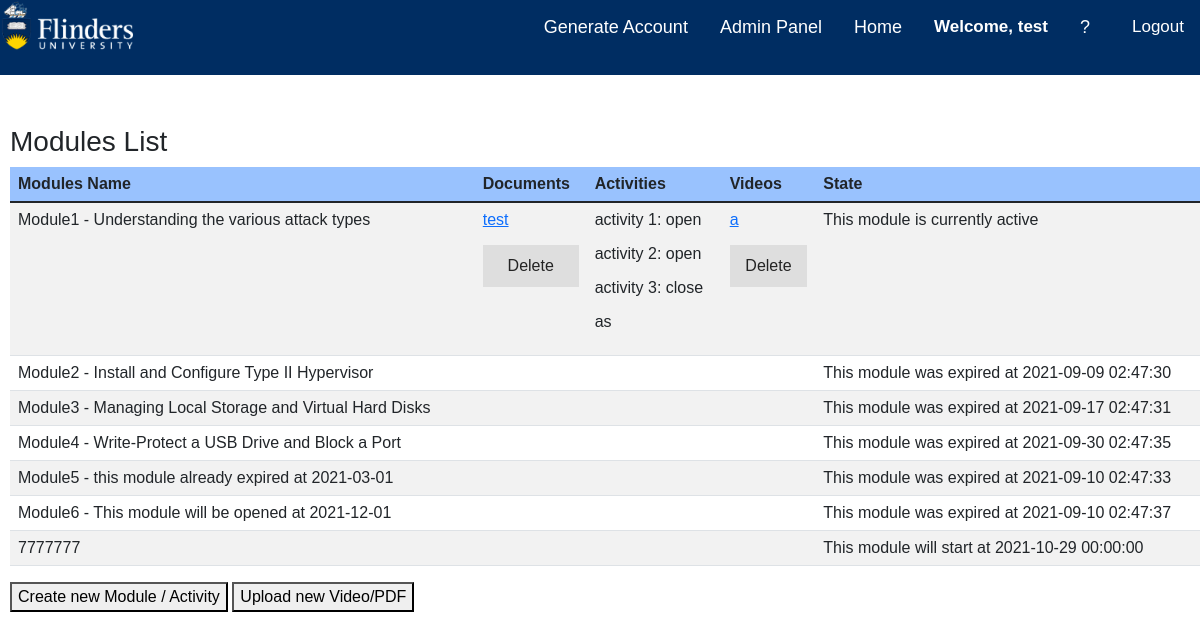
The page /moduleManage.php (signed in) on the database its author committed.
### tables this page shows
CREATE TABLE `module` (
  `module_id` int(3) NOT NULL COMMENT 'Unique number ID for all modules',
  `course_id` int(4) NOT NULL COMMENT 'Course',
  `module_name` char(100) DEFAULT NULL COMMENT 'Module name',
  `start_date` datetime DEFAULT NULL COMMENT 'Module start effective date',
  `end_date` datetime DEFAULT NULL COMMENT 'Module end effective date',
  `creted_date` datetime DEFAULT current_timestamp() COMMENT 'Module created date',
  `created_by` char(6) DEFAULT NULL COMMENT 'Module created by',
  `last_modified_date` datetime DEFAULT NULL ON UPDATE current_timestamp() COMMENT 'Module last modified date',
  `last_modified_by` char(6) DEFAULT NULL COMMENT 'Module last modified by'
);

CREATE TABLE `document` (
  `document_id` int(5) NOT NULL COMMENT 'Unique number ID for all documents',
  `activity_id` int(5) NOT NULL COMMENT 'Activity',
  `document_name` char(50) DEFAULT NULL COMMENT 'Document name',
  `description` char(50) DEFAULT NULL COMMENT 'Document description',
  `file_path` char(250) DEFAULT NULL COMMENT 'Document fie location',
  `creted_date` datetime DEFAULT current_timestamp() COMMENT 'Document created date',
  `created_by` char(6) DEFAULT NULL COMMENT 'Document created by',
  `last_modified_date` datetime DEFAULT NULL ON UPDATE current_timestamp() COMMENT 'Document last modified date',
  `last_modified_by` char(6) DEFAULT NULL COMMENT 'Document last modified by'
);

CREATE TABLE `activity` (
  `activity_id` int(5) NOT NULL COMMENT 'Unique number ID for all activities',
  `module_id` int(3) NOT NULL COMMENT 'Module',
  `activity_name` char(30) DEFAULT NULL COMMENT 'Activity name',
  `description` char(50) DEFAULT NULL COMMENT 'Activity description',
  `start_date` datetime DEFAULT NULL COMMENT 'Activity start effective date',
  `end_date` datetime DEFAULT NULL COMMENT 'Activity end effective date',
  `creted_date` datetime DEFAULT current_timestamp() COMMENT 'Activity created date',
  `created_by` char(6) DEFAULT NULL COMMENT 'Activity created by',
  `last_modified_date` datetime DEFAULT NULL ON UPDATE current_timestamp() COMMENT 'Activity last modified date',
  `last_modified_by` char(6) DEFAULT NULL COMMENT 'Activity last modified by'
);

CREATE TABLE `video` (
  `video_id` int(5) NOT NULL COMMENT 'Unique number ID for all videos',
  `video_type_id` int(1) NOT NULL COMMENT 'Video type',
  `activity_id` int(5) NOT NULL COMMENT 'Activity',
  `video_name` char(50) DEFAULT NULL COMMENT 'Video name',
  `description` char(50) DEFAULT NULL COMMENT 'Video description',
  `file_path` char(200) DEFAULT NULL COMMENT 'Video file location',
  `url_link` char(200) DEFAULT NULL COMMENT 'Video URL link',
  `creted_date` datetime DEFAULT current_timestamp() COMMENT 'Video creted date',
  `created_by` char(6) DEFAULT NULL COMMENT 'Video created by',
  `last_modified_date` datetime DEFAULT NULL ON UPDATE current_timestamp() COMMENT 'Video last modified date',
  `last_modified_by` char(6) DEFAULT NULL COMMENT 'Video last modified by'
);

### getModuleDetail.php (called while the page is built)
<?php
if ($_SESSION["usertype"] == 1 || $_SESSION["usertype"] == 2) {
    include 'DBConnect.php';
    $sql = "SELECT * FROM module";
    $result = $conn->query($sql) or die(mysqli_error());
}
?>

### moduleManage.php (the view, shortened to what this page needs)
<?php
include 'topbar.php';
include 'getModuleDetail.php';
$today = date("Y-m-d");
$state = "";
?>
<html>
    <head>
        <link rel="stylesheet" type="text/css" href="css/bootstrap-5.1.2-dist/css/bootstrap.min.css"/>
        <link rel="stylesheet" type="text/css" href="css/moduleManage.css"/>
    </head>
    <body>
        <div id = "container">
            <h3 id = heading> Modules List</h3>
            <table class="table table-striped">
                <thead id = "thead">
                    <tr>
                        <th>Modules Name</th>
                        <th>Documents</th>
                        <th>Activities</th>
                        <th>Videos</th>
                        <th>State</th>
                    </tr>
                </thead>
                <tbody>
                    <?php
                    if ($result->num_rows > 0) {
                        while ($row = mysqli_fetch_array($result)) {
                            $moduleID = $row ['module_id'];
                            $start_date = $row['start_date'];
                            $end_date = $row['end_date'];
                            $today_time = strtotime($today);
                            $start_time = strtotime($start_date);
                            $end_time = strtotime($end_date);
                            if ($today_time > $start_time && $today_time < $end_time) {
                                $state = "This module is currently active";
                            } elseif ($today_time < $start_time) {
                                $state = "This module will start at " . $row['start_date'];
                            } elseif ($today_time > $end_time) {
                                $state = "This module was expired at " . $row['end_date'];
                            }
                            ?>
                            <tr>
                        <form class = "Update-form" method = "POST" action="deleteDocVideo.php">
                            <td> <!
                                <?php echo $row ['module_name']; ?></td>
                            <td><?php
                                $getDocument = "SELECT * FROM document d, activity a WHERE d.activity_id = a.activity_id && a.module_id = $moduleID";
                                $resultDocument = $conn->query($getDocument) or die(mysqli_error());
                                if ($resultDocument->num_rows > 0) {
                                    while ($row = mysqli_fetch_array($resultDocument)) {
                                        ?><p><a href="./pdf/<?php echo $row ['file_path'] ?>"><?php echo $row ['document_name']; ?>
                                        </p>
                                        <form method="post" action="deleteDocVideo.php">
                                            <input  type="submit" name="document_delete" value="Delete">
                                        </form><?php
                                    }
                                }
                                ?></td>
                            <td><?php
                                $getActivity = "SELECT * FROM activity WHERE module_id = $moduleID";
                                $resultActivity = $conn->query($getActivity) or die(mysqli_error());
                                if ($resultActivity->num_rows > 0) {
                                    while ($row = mysqli_fetch_array($resultActivity)) {
                                        ?><p><?php echo $row ['activity_name']; ?></p><?php
                                    }
                                }
                                ?></td>
                            <td>
                                <?php
                                $getVideo = "SELECT * FROM video v, activity a WHERE v.activity_id = a.activity_id && a.module_id = $moduleID";
                                $resultVideo = $conn->query($getVideo) or die(mysqli_error());
                                if ($resultVideo->num_rows > 0) {
                                    while ($row = mysqli_fetch_array($resultVideo)) {
                                        if ($row['video_type_id'] == 1) {
                                            ?><p><a href="https://youtu.be/<?php echo $row ['url_link'] ?>"><?php echo $row ['video_name']; ?></a></p><?php
                                        } elseif ($row['video_type_id'] == 2) {
                                            ?><p><a href="./video/<?php echo $row ['file_path'] ?>"><?php echo $row ['video_name']; ?></a></p><?php }
                                        ?>
                                        <form method = "post" action = "deleteDocVideo.php">
                                            <input type = "submit" name = "video_delete" value = "Delete">
                                        </form>
                                    <?php }
                                    ?>
                                    <?php
                                }
                                ?>
                            </td>
                            <td>
                                <?php echo $state; ?></td>
                        </form>
                        </tr>
                        <?php
                    }
                }
                ?>
            </table>
            <button onclick="window.location.href = 'newModuleActivity.php'">Create new Module / Activity</button>
            <button onclick="window.location.href = 'upload.php'">Upload new Video/PDF</button>
    </body>
</html>

### topbar.php (shortened to what this page needs)
<html>
    <head>
        <link rel="stylesheet" href="https://cdnjs.cloudflare.com/ajax/libs/font-awesome/4.7.0/css/font-awesome.min.css"/>
        <link rel="stylesheet" type="text/css" href="css/styleBG.css"/>
    </head>
    <body>
        <?php
        echo "<div class=\"topnav\" id=\"myTopnav\">";
        echo "<img class='brand-image' src='img/logo-white.png' />";
        if (isset($_SESSION["loggedin"]) && $_SESSION["loggedin"] === true) {
            echo "<a class=\"logout\" href=\"logout.php\">Logout</a>";
            if (basename($_SERVER['PHP_SELF']) == "QandA.php") {
                echo "<a class=\"active\" href=\"QandA.php\">?</a>";
            } else {
                echo "<a class=\"QnA\" href=\"QandA.php\">?</a>";
            }
            if (basename($_SERVER['PHP_SELF']) == "userDataPage.php") {
                echo "<a class=\"active\" href=\"userDataPage.php\" class=\"username\">Welcome, " . $_SESSION["username"] . "</a></b>";
            } else {
                echo "<b><a href=\"userDataPage.php\" class=\"username\">Welcome, " . $_SESSION["username"] . "</a></b>";
            }
            if ($_SESSION["usertype"] != 3) {
                if (basename($_SERVER['PHP_SELF']) == "admin.php") {
                    echo "<a class=\"active\" href=\"moduleManage.php\">Home</a>";
                } else {
                    echo "<a href=\"moduleManage.php\">Home</a>";
                }
                if (basename($_SERVER['PHP_SELF']) == "adminPanel.php") {
                    echo "<a class=\"active\" href=\"adminPanel.php\">Admin Panel</a>";
                } else {
                    echo "<a href=\"adminPanel.php\">Admin Panel</a>";
                }
                if (basename($_SERVER['PHP_SELF']) == "generateAccount.php") {
                    echo "<a class=\"active\" href=\"generateAccount.php\">Generate Account</a>";
                } else {
                    echo "<a href=\"generateAccount.php\">Generate Account</a>";
                }
            }
        } else {
            if (basename($_SERVER['PHP_SELF']) == "index.php") {
                echo "<a class=\"active\" href=\"index.php\">Login/Sign up</a>";
            } else {
                echo "<a href=\"index.php\">Login/Sign up</a>";
            }
        }
        echo "</div>";
        ?>
    </body>
</html>

### css/styleBG.css (style rules this page uses)
.topnav { background-color: #002d62; overflow: hidden; position: fixed; top: 0; width: 100%; height: 75px; z-index:2; }
.brand-image { width: 140px; }
.topnav a { float: right; display: block; color: #fff; text-align: center; padding: 14px 16px; text-decoration: none; font-size: 18px; }
.topnav a.username { float: right; display: block; text-align: center; padding: 14px 16px; text-decoration: none; font-size: 17px; color:white; }
.topnav a.logout { float: right; display: block; text-align: center; padding: 14px 16px; text-decoration: none; font-size: 17px; margin-left:10px; }
table { font-family: arial, sans-serif; border-collapse: collapse; width: 100%; }
td, th { border: 3px solid #44CC1E; text-align: left; padding: 8px; }
body { font-family: Arial, Helvetica, sans-serif; background-repeat: no-repeat; background-size: cover; background-attachment: fixed; padding-top: 25px; margin: 0; }
* { box-sizing: border-box; }
input,.btn { background: #dbdbdb; width: 100%; padding: 12px; border: none; margin: 5px 0; opacity: 0.85; display: inline-block; font-size: 17px; line-height: 20px; text-decoration: none; z-index:1; }

### css/moduleManage.css (style rules this page uses)
#thead { background: #0d6efd6b; }
#heading { margin-top: 50px; }
#container { width: 100%; margin: 10; }
body { font-family: Arial, Helvetica, sans-serif; background-repeat: no-repeat; background-size: cover; background-position: relative; padding-top: 75px; margin: 0; }

### rows shown on the page
module: module_name "Module1 - Understanding the various attack types", state "This module is currently active"
document: document_name "test"
activity: activity_name "activity 1: open"
activity: activity_name "activity 2: open"
activity: activity_name "activity 3: close"
activity: activity_name "as"
video: video_name "a"
module: module_name "Module2 - Install and Configure Type II Hypervisor", end_date "This module was expired at 2021-09-09 02:47:30"
module: module_name "Module3 - Managing Local Storage and Virtual Hard Disks", end_date "This module was expired at 2021-09-17 02:47:31"
module: module_name "Module4 - Write-Protect a USB Drive and Block a Port", end_date "This module was expired at 2021-09-30 02:47:35"
module: module_name "Module5 - this module already expired at 2021-03-01", end_date "This module was expired at 2021-09-10 02:47:33"
module: module_name "Module6 - This module will be opened at 2021-12-01", end_date "This module was expired at 2021-09-10 02:47:37"
module: module_name "7777777", start_date "This module will start at 2021-10-29 00:00:00"

### other values the page prints
$_SESSION["username"] "test"
